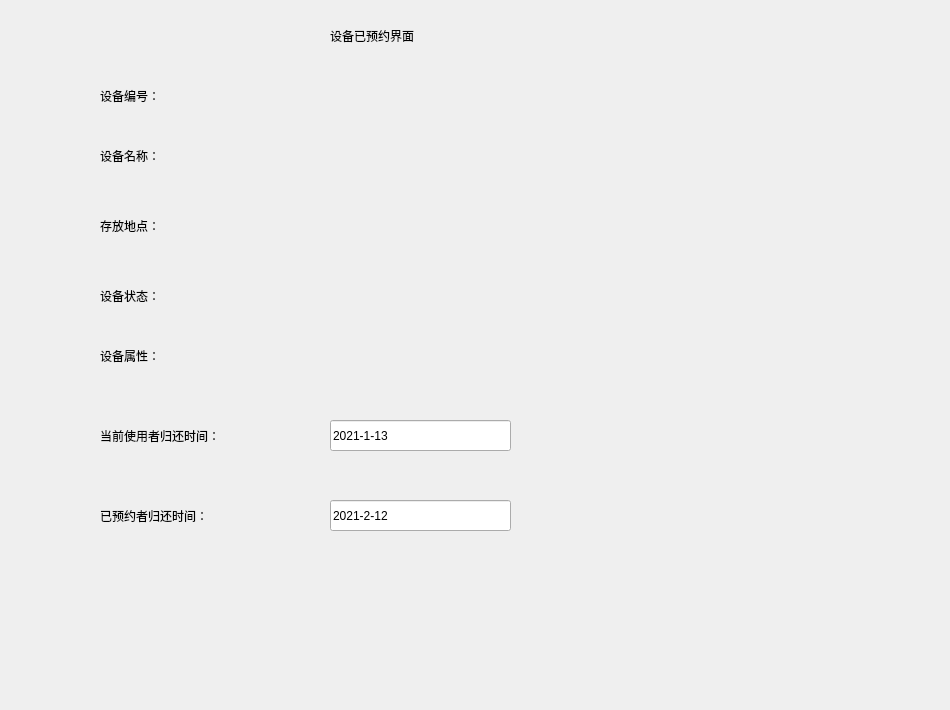
             <widget class="QWidget" name="page_23">
              <widget class="QWidget" name="widget_12" native="true">
               <property name="geometry">
                <rect>
                 <x>20</x>
                 <y>0</y>
                 <width>921</width>
                 <height>701</height>
                </rect>
               </property>
               <widget class="QLabel" name="label_15">
                <property name="geometry">
                 <rect>
                  <x>80</x>
                  <y>130</y>
                  <width>121</width>
                  <height>51</height>
                 </rect>
                </property>
                <property name="styleSheet">
                 <string notr="true">font: 14pt &quot;AdLib WGL4 BT&quot;;</string>
                </property>
                <property name="text">
                 <string>设备名称：</string>
                </property>
               </widget>
               <widget class="QLabel" name="label_17">
                <property name="geometry">
                 <rect>
                  <x>80</x>
                  <y>410</y>
                  <width>241</width>
                  <height>51</height>
                 </rect>
                </property>
                <property name="styleSheet">
                 <string notr="true">font: 14pt &quot;AdLib WGL4 BT&quot;;</string>
                </property>
                <property name="text">
                 <string>当前使用者归还时间：</string>
                </property>
               </widget>
               <widget class="QLabel" name="label_32">
                <property name="geometry">
                 <rect>
                  <x>80</x>
                  <y>330</y>
                  <width>121</width>
                  <height>51</height>
                 </rect>
                </property>
                <property name="styleSheet">
                 <string notr="true">font: 14pt &quot;AdLib WGL4 BT&quot;;</string>
                </property>
                <property name="text">
                 <string>设备属性：</string>
                </property>
               </widget>
               <widget class="QLabel" name="label_33">
                <property name="geometry">
                 <rect>
                  <x>80</x>
                  <y>490</y>
                  <width>241</width>
                  <height>51</height>
                 </rect>
                </property>
                <property name="styleSheet">
                 <string notr="true">font: 14pt &quot;AdLib WGL4 BT&quot;;</string>
                </property>
                <property name="text">
                 <string>已预约者归还时间：</string>
                </property>
               </widget>
               <widget class="QLabel" name="label_34">
                <property name="geometry">
                 <rect>
                  <x>80</x>
                  <y>270</y>
                  <width>121</width>
                  <height>51</height>
                 </rect>
                </property>
                <property name="styleSheet">
                 <string notr="true">font: 14pt &quot;AdLib WGL4 BT&quot;;</string>
                </property>
                <property name="text">
                 <string>设备状态：</string>
                </property>
               </widget>
               <widget class="QLabel" name="label_35">
                <property name="geometry">
                 <rect>
                  <x>80</x>
                  <y>70</y>
                  <width>121</width>
                  <height>51</height>
                 </rect>
                </property>
                <property name="styleSheet">
                 <string notr="true">font: 14pt &quot;AdLib WGL4 BT&quot;;</string>
                </property>
                <property name="text">
                 <string>设备编号：</string>
                </property>
               </widget>
               <widget class="QLabel" name="label_36">
                <property name="geometry">
                 <rect>
                  <x>80</x>
                  <y>200</y>
                  <width>121</width>
                  <height>51</height>
                 </rect>
                </property>
                <property name="styleSheet">
                 <string notr="true">font: 14pt &quot;AdLib WGL4 BT&quot;;</string>
                </property>
                <property name="text">
                 <string>存放地点：</string>
                </property>
               </widget>
               <widget class="QLabel" name="label_70">
                <property name="geometry">
                 <rect>
                  <x>310</x>
                  <y>10</y>
                  <width>211</width>
                  <height>51</height>
                 </rect>
                </property>
                <property name="styleSheet">
                 <string notr="true">font: 14pt &quot;AdLib WGL4 BT&quot;;</string>
                </property>
                <property name="text">
                 <string>设备已预约界面</string>
                </property>
               </widget>
               <widget class="QLineEdit" name="lineEdit_17">
                <property name="geometry">
                 <rect>
                  <x>310</x>
                  <y>420</y>
                  <width>181</width>
                  <height>31</height>
                 </rect>
                </property>
                <property name="text">
                 <string>2021-1-13</string>
                </property>
               </widget>
               <widget class="QLineEdit" name="lineEdit_18">
                <property name="geometry">
                 <rect>
                  <x>310</x>
                  <y>500</y>
                  <width>181</width>
                  <height>31</height>
                 </rect>
                </property>
                <property name="text">
                 <string>2021-2-12</string>
                </property>
               </widget>
              </widget>
             </widget>
